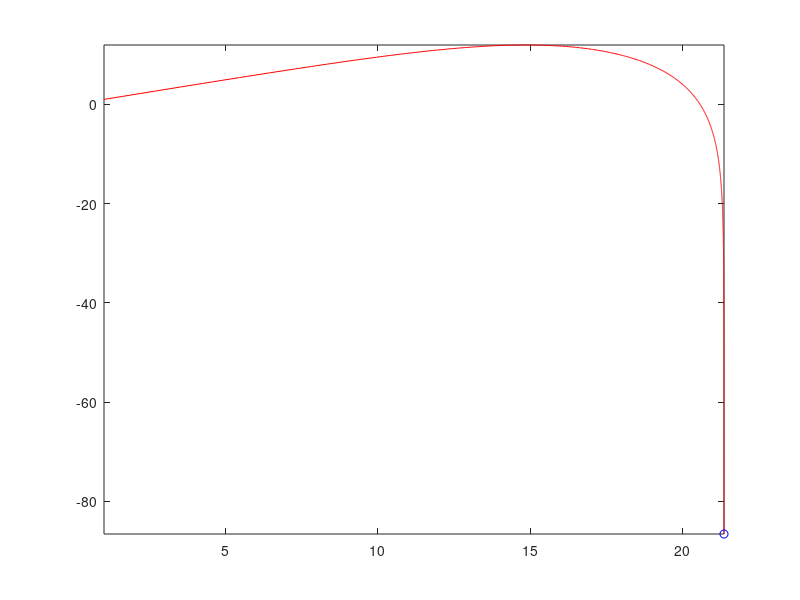

Recreate this plot in MATLAB.
function [] = calcCoordinates()
    format long;

    %% Parameter
    %
    %
    % Der winkel in Grad und Rad
    % 
    % $$ang_{rad} = \pi  \frac{ang_{deg}}{180}$$
    % 
    angle = 45;
    angRad = pi() * angle/180;

    %% Berechnung der Abbschussgeschwindigkeit
    % 
    % $$Energie Projektil: E_{prj} \ Geschwindigkeit Projektil: v_{prj} \ Msse Projektil: m_{Projektil}$$
    % 
    % $$Wirkungsgrad Kanon: n_{can} Energie Treibladung $$
    %
    % $$E_{prj} = \frac{m_{prj}}{2} v_{prj}^{2}$$
    %
    % $$E_{prj} = E_{trbl} * n_{can}$$
    %
    % $$v_{prj} = \sqrt{ \frac{2 E_{prj}}{m_{prj}}}$$
    %
    masseProjektil = 1;
    energieTreibladung = 2000;
    wirkungsGradKanone = 20;
    masseKanone = 10000;

    vStart = 100;
    vxStart = cos(angRad) * vStart;
    vyStart = sin(angRad) * vStart;
    tmax = 13;

    g = 9.81;

    dichteMedium =1.3;
    koeffzient = 10;
    deltaT = 0.01;

    vx = (vxStart);
    vy = (vyStart);
    n=1;
    x(n)=1;
    y(n)=1;

    for t = 0 : deltaT : tmax
        
        ve = [vx, vy]/sqrt(vx^2 + vy^2);
        fVector = ve * (sqrt(vx^2 + vy^2)^2*koeffzient*dichteMedium)*deltaT;
        vx = vx - fVector(:,1)*deltaT;
        vy = vy - g * deltaT - fVector(:,2)*deltaT;

        x(n+1) = x(n)+vx * deltaT;
        y(n+1) = y(n)+vy * deltaT;
        n = n+1;
    end
    
    
    comet(x,y)

end
    
